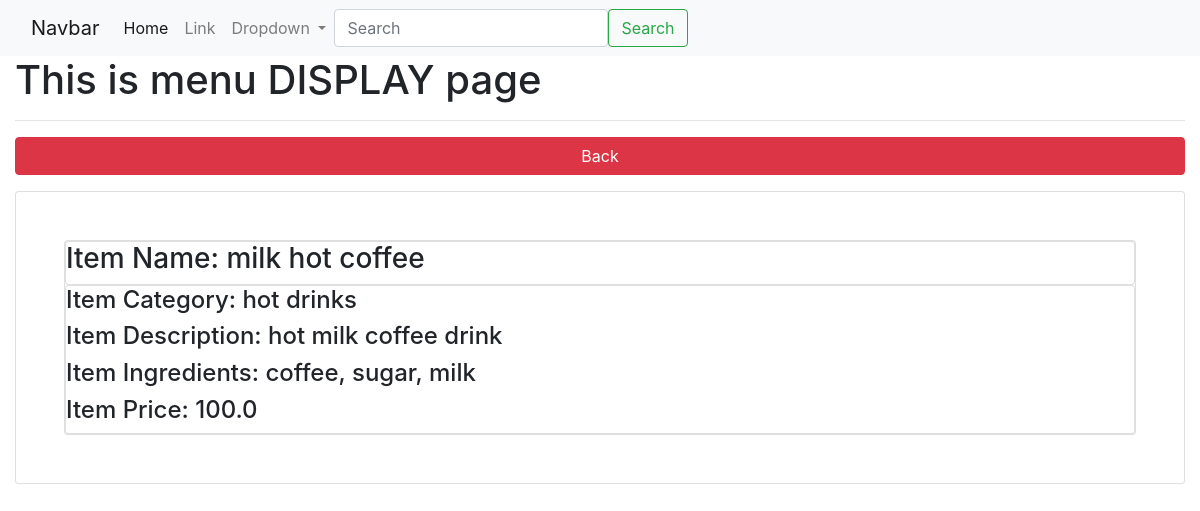
The app's page /menu/show/9/, older data.
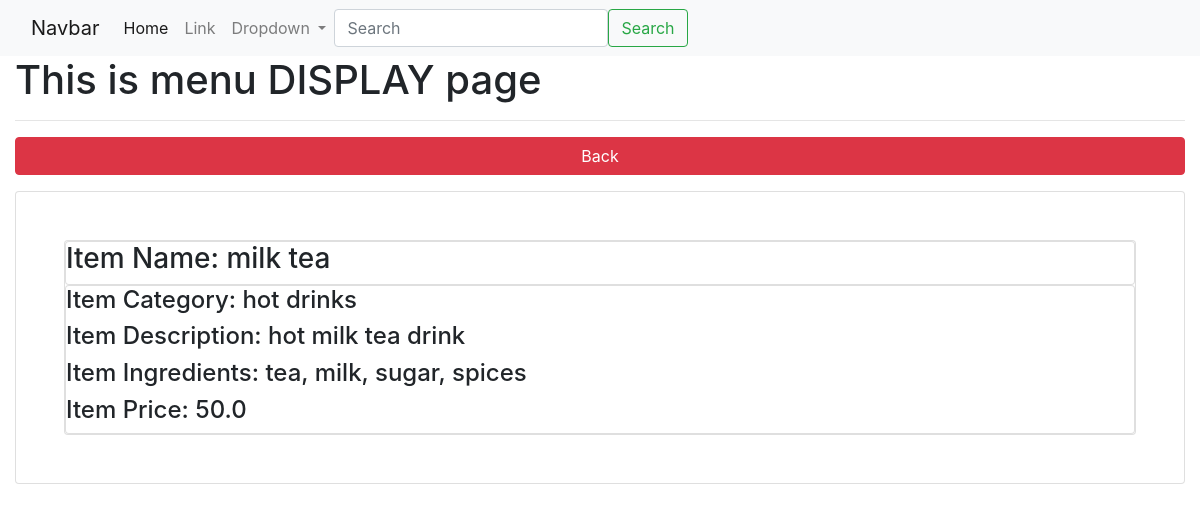
The same page, newer data.
### app_restro/models.py (models this page shows, shortened)
class MenuModel(models.Model):
    menu_title=models.CharField(max_length=100)
    category_id=models.ForeignKey(Category, on_delete=models.CASCADE)
    menu_desc=models.CharField(max_length=200)
    menu_img=models.FileField(upload_to="menu/images/", blank=True)
    menu_ingredient=models.CharField(max_length=200)
    menu_price=models.FloatField()
    class Meta:
        db_table="app_menus"

class Category(models.Model):
    category_name=models.CharField(max_length=200)
    class Meta:
        db_table="app_categories"

### app_restro/views.py (the view)
# urls.py: path('menu/show/<int:id>/',views.menu_detail, name='menu-show'),
def menu_detail(request, id):
    data=MenuModel.objects.get(id=id)
    context={"data":data}
    return render(request, 'menus/show.html', context)

### templates/menus/show.html (shortened to what this page needs)
{% extends "layouts/master.html" %}
{% block content %}
<div class="container-fluid">
    <h1>This is menu DISPLAY page</h1><hr>
    <a href="{% url 'menu-list' %}" class="btn btn-danger col-12 mb-3">Back</a>
    <div class="card p-5">
        <div class="card">
            <div class="card header">
                <h3>Item Name: {{ data.menu_title }}</h3>
            </div>
            <div class="card body">
                <h4>Item Category: {{ data.category_id.category_name }}</h4>
                <h4>Item Description: {{ data.menu_desc }}</h4>
                <h4>Item Ingredients: {{ data.menu_ingredient }}</h4>
                <h4>Item Price: {{ data.menu_price }}</h4>
            </div>
        </div>
    </div>
</div>
{% endblock %}

Row changes from the older to the newer data that the page shows:
changed MenuModel "hot drinks": menu_title "milk hot coffee" → "milk tea"; menu_desc "hot milk coffee drink" → "hot milk tea drink"; menu_ingredient "coffee, sugar, milk" → "tea, milk, sugar, spices"; menu_price "100.0" → "50.0"
